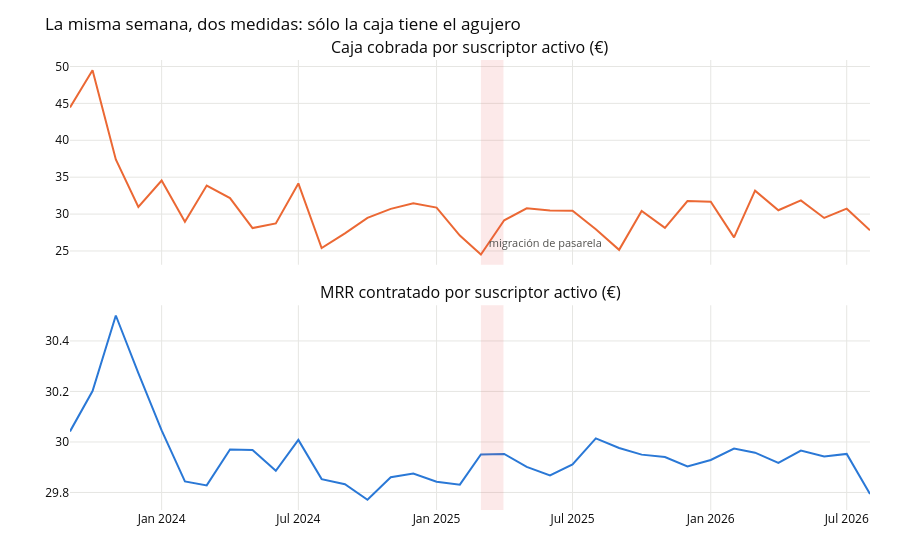

Source (notebook cell):
### Code cell
fig = make_subplots(rows=2, cols=1, shared_xaxes=True, vertical_spacing=0.09,
                    subplot_titles=("Caja cobrada por suscriptor activo (€)",
                                    "MRR contratado por suscriptor activo (€)"))
fig.add_trace(go.Scatter(x=gap.index, y=gap.collected_per_active, mode="lines",
                         line=dict(color=C_ORANGE, width=2), showlegend=False), row=1, col=1)
fig.add_trace(go.Scatter(x=gap.index, y=gap.mrr_per_active, mode="lines",
                         line=dict(color=C_BLUE, width=2), showlegend=False), row=2, col=1)
for r in (1, 2):
    fig.add_vrect(x0=GAP_MONTH, x1=GAP_MONTH + pd.offsets.MonthEnd(0),
                  fillcolor=C_RED, opacity=0.12, line_width=0, row=r, col=1)
fig.add_annotation(x=GAP_MONTH, yref="y domain", y=0.06, row=1, col=1, xanchor="left",
                   text="  migración de pasarela", showarrow=False,
                   font=dict(color=C_MUTED, size=11))
layout = {k: v for k, v in PLOT_LAYOUT.items() if k not in ("height", "xaxis", "yaxis", "legend")}
fig.update_layout(**layout, height=560, showlegend=False,
                  title="La misma semana, dos medidas: sólo la caja tiene el agujero")
fig.update_xaxes(gridcolor=C_GRID); fig.update_yaxes(gridcolor=C_GRID)
fig.show()

vecinos = gap.loc[GAP_MONTH - pd.DateOffset(months=2):GAP_MONTH + pd.DateOffset(months=2),
                  ["collected_per_active", "mrr_per_active", "cash_ratio"]]
print(vecinos.round(3).to_string())
print()
MESES_ES = ["enero", "febrero", "marzo", "abril", "mayo", "junio",
            "julio", "agosto", "septiembre", "octubre", "noviembre", "diciembre"]
gap_label = f"{MESES_ES[GAP_MONTH.month - 1]} de {GAP_MONTH.year}"
print(f"{gap_label} cobra {gap.loc[GAP_MONTH, 'collected_per_active']:.2f} € por activo "
      f"frente a los {vecinos.collected_per_active.drop(GAP_MONTH).mean():.2f} € de sus vecinos, "
      f"con el MRR contratado plano en {vecinos.mrr_per_active.mean():.2f} €.")

### Figure 1 — Plotly figure (JSON) as saved in the notebook; plotly's stock layout.template omitted (floating-point values rounded to 4 significant figures)
{"data": [{"line": {"color": "#eb6834", "width": 2}, "mode": "lines", "showlegend": false, "type": "scatter", "x": ["2023-09-01T00:00:00.000000", "2023-10-01T00:00:00.000000", "2023-11-01T00:00:00.000000", "2023-12-01T00:00:00.000000", "2024-01-01T00:00:00.000000", "2024-02-01T00:00:00.000000", "2024-03-01T00:00:00.000000", "2024-04-01T00:00:00.000000", "2024-05-01T00:00:00.000000", "2024-06-01T00:00:00.000000", "2024-07-01T00:00:00.000000", "2024-08-01T00:00:00.000000", "2024-09-01T00:00:00.000000", "2024-10-01T00:00:00.000000", "2024-11-01T00:00:00.000000", "2024-12-01T00:00:00.000000", "2025-01-01T00:00:00.000000", "2025-02-01T00:00:00.000000", "2025-03-01T00:00:00.000000", "2025-04-01T00:00:00.000000", "2025-05-01T00:00:00.000000", "2025-06-01T00:00:00.000000", "2025-07-01T00:00:00.000000", "2025-08-01T00:00:00.000000", "2025-09-01T00:00:00.000000", "2025-10-01T00:00:00.000000", "2025-11-01T00:00:00.000000", "2025-12-01T00:00:00.000000", "2026-01-01T00:00:00.000000", "2026-02-01T00:00:00.000000", "2026-03-01T00:00:00.000000", "2026-04-01T00:00:00.000000", "2026-05-01T00:00:00.000000", "2026-06-01T00:00:00.000000", "2026-07-01T00:00:00.000000", "2026-08-01T00:00:00.000000"], "xaxis": "x", "y": [44.45, 49.49, 37.41, 30.98, 34.55, 28.95, 33.87, 32.16, 28.11, 28.73, 34.15, 25.4, 27.38, 29.48, 30.7, 31.45, 30.87, 27.09, 24.52, 29.16, 30.78, 30.47, 30.45, 27.94, 25.15, 30.42, 28.13, 31.76, 31.69, 26.84, 33.17, 30.51, 31.85, 29.48, 30.73, 27.8], "yaxis": "y"}, {"line": {"color": "#2a78d6", "width": 2}, "mode": "lines", "showlegend": false, "type": "scatter", "x": ["2023-09-01T00:00:00.000000", "2023-10-01T00:00:00.000000", "2023-11-01T00:00:00.000000", "2023-12-01T00:00:00.000000", "2024-01-01T00:00:00.000000", "2024-02-01T00:00:00.000000", "2024-03-01T00:00:00.000000", "2024-04-01T00:00:00.000000", "2024-05-01T00:00:00.000000", "2024-06-01T00:00:00.000000", "2024-07-01T00:00:00.000000", "2024-08-01T00:00:00.000000", "2024-09-01T00:00:00.000000", "2024-10-01T00:00:00.000000", "2024-11-01T00:00:00.000000", "2024-12-01T00:00:00.000000", "2025-01-01T00:00:00.000000", "2025-02-01T00:00:00.000000", "2025-03-01T00:00:00.000000", "2025-04-01T00:00:00.000000", "2025-05-01T00:00:00.000000", "2025-06-01T00:00:00.000000", "2025-07-01T00:00:00.000000", "2025-08-01T00:00:00.000000", "2025-09-01T00:00:00.000000", "2025-10-01T00:00:00.000000", "2025-11-01T00:00:00.000000", "2025-12-01T00:00:00.000000", "2026-01-01T00:00:00.000000", "2026-02-01T00:00:00.000000", "2026-03-01T00:00:00.000000", "2026-04-01T00:00:00.000000", "2026-05-01T00:00:00.000000", "2026-06-01T00:00:00.000000", "2026-07-01T00:00:00.000000", "2026-08-01T00:00:00.000000"], "xaxis": "x2", "y": [30.04, 30.2, 30.5, 30.27, 30.05, 29.84, 29.83, 29.97, 29.97, 29.89, 30.01, 29.85, 29.83, 29.77, 29.86, 29.87, 29.84, 29.83, 29.95, 29.95, 29.9, 29.87, 29.91, 30.01, 29.98, 29.95, 29.94, 29.9, 29.93, 29.97, 29.96, 29.92, 29.97, 29.94, 29.95, 29.79], "yaxis": "y2"}], "layout": {"annotations": [{"font": {"size": 16}, "showarrow": false, "text": "Caja cobrada por suscriptor activo (€)", "x": 0.5, "xanchor": "center", "xref": "paper", "y": 1.0, "yanchor": "bottom", "yref": "paper"}, {"font": {"size": 16}, "showarrow": false, "text": "MRR contratado por suscriptor activo (€)", "x": 0.5, "xanchor": "center", "xref": "paper", "y": 0.455, "yanchor": "bottom", "yref": "paper"}, {"font": {"color": "#52514e", "size": 11}, "showarrow": false, "text": "  migración de pasarela", "x": "2025-03-01T00:00:00", "xanchor": "left", "xref": "x", "y": 0.06, "yref": "y domain"}], "font": {"color": "#0b0b0b", "size": 12}, "height": 560, "hovermode": "x unified", "margin": {"b": 50, "l": 70, "r": 30, "t": 60}, "shapes": [{"fillcolor": "#e34948", "line": {"width": 0}, "opacity": 0.12, "type": "rect", "x0": "2025-03-01T00:00:00", "x1": "2025-03-31T00:00:00", "xref": "x", "y0": 0, "y1": 1, "yref": "y domain"}, {"fillcolor": "#e34948", "line": {"width": 0}, "opacity": 0.12, "type": "rect", "x0": "2025-03-01T00:00:00", "x1": "2025-03-31T00:00:00", "xref": "x2", "y0": 0, "y1": 1, "yref": "y2 domain"}], "showlegend": false, "title": {"text": "La misma semana, dos medidas: sólo la caja tiene el agujero"}, "xaxis": {"anchor": "y", "domain": [0.0, 1.0], "gridcolor": "#e6e6e3", "matches": "x2", "showticklabels": false}, "xaxis2": {"anchor": "y2", "domain": [0.0, 1.0], "gridcolor": "#e6e6e3"}, "yaxis": {"anchor": "x", "domain": [0.545, 1.0], "gridcolor": "#e6e6e3"}, "yaxis2": {"anchor": "x2", "domain": [0.0, 0.455], "gridcolor": "#e6e6e3"}}}
